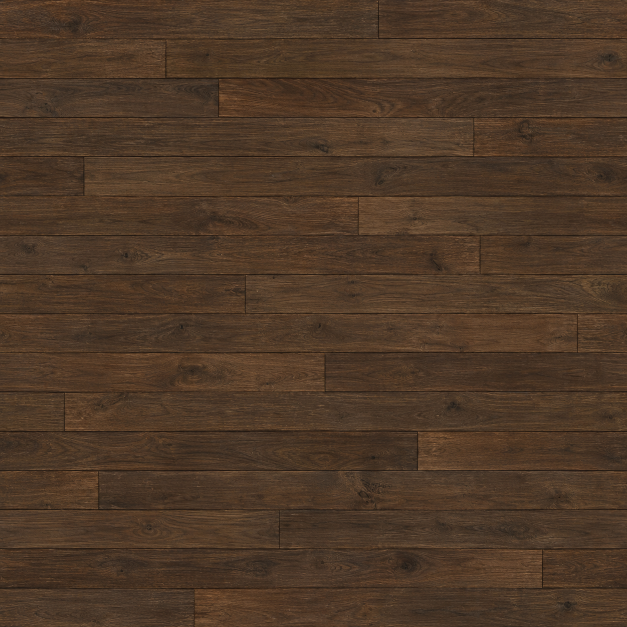
#> input picture docs/art/floor-materials-2026-10-06/floor-walnut-continuous-a.png, 1254 x 1254 px (shown at 1/2 size); its folder holds 5 pictures in this run
$ python prepare_floor_materials.py
#> lines starting #> are read from the running program, lines starting #| are printed output that depends on the picture
"""Prepare runtime floor textures from docs/art/floor-materials-2026-10-06.

The generated sources are 1254 px squares whose repeat edges are close but not
exact. This script softens the wrap seam, resizes to power-of-two for mipmapped
repeat sampling, and cuts the carpet binding down to a whole number of its
leaf repeats so the strip tiles along its length.

    python3 tools/art/prepare_floor_materials.py
"""
from pathlib import Path
from PIL import Image

ROOT = Path(__file__).resolve().parents[2]
SRC = ROOT / "docs/art/floor-materials-2026-10-06"
OUT = ROOT / "Assets/Resources/Art/Floors"
BAND = 10  # source pixels blended toward the shared edge colour


def soften_wrap(im, horizontal=True, vertical=True):
    """Blend the outer pixels toward the mean of opposite edges so the wrap has no step."""
    im = im.copy()
    px = im.load()
    w, h = im.size
    if horizontal:
        for y in range(h):
            mid = tuple((a + b) // 2 for a, b in zip(px[0, y], px[w - 1, y]))
            for k in range(BAND):
                t = (1 - k / BAND) ** 2
                for x in (k, w - 1 - k):
                    px[x, y] = tuple(round(c + (m - c) * t) for c, m in zip(px[x, y], mid))
    if vertical:
        for x in range(w):
            mid = tuple((a + b) // 2 for a, b in zip(px[x, 0], px[x, h - 1]))
            for k in range(BAND):
                t = (1 - k / BAND) ** 2
                for y in (k, h - 1 - k):
                    px[x, y] = tuple(round(c + (m - c) * t) for c, m in zip(px[x, y], mid))
    return im


def main():
    OUT.mkdir(parents=True, exist_ok=True)
    for name in ("floor-walnut-continuous-a", "floor-walnut-continuous-b", "carpet-burgundy-field", "carpet-charcoal-field"):
        im = Image.open(SRC / f"{name}.png").convert("RGB")
#> im is the input picture: PIL image 1254x1254 RGB; mean R, G, B 77.8, 56.6, 39.6
        soften_wrap(im).resize((1024, 1024), Image.LANCZOS).save(OUT / f"{name}.png", optimize=True)
#> the loop in soften_wrap, `for y in range(h):` made 1254 passes
#> mid on passes 1 to 3: (78, 63, 46), (77, 58, 43), (81, 62, 44)
#> the loop in soften_wrap, `for x in range(w):` made 1254 passes
#> mid on passes 1 to 3: (72, 57, 43), (70, 55, 41), (69, 54, 40)
    # Binding: the woven band spans rows 258-998; the leaf motif repeats every
    # 236 px. Four interior repeats avoid the source's mismatched outer edge.
    binding = Image.open(SRC / "carpet-antique-binding.png").convert("RGB").crop((228, 258, 228 + 4 * 236, 998))
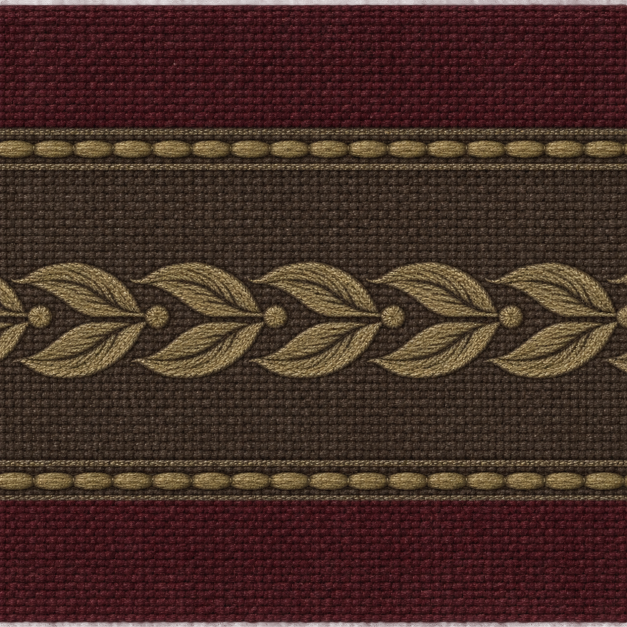
#> input picture docs/art/floor-materials-2026-10-06/carpet-antique-binding.png, 1254 x 1254 px (shown at 1/2 size)
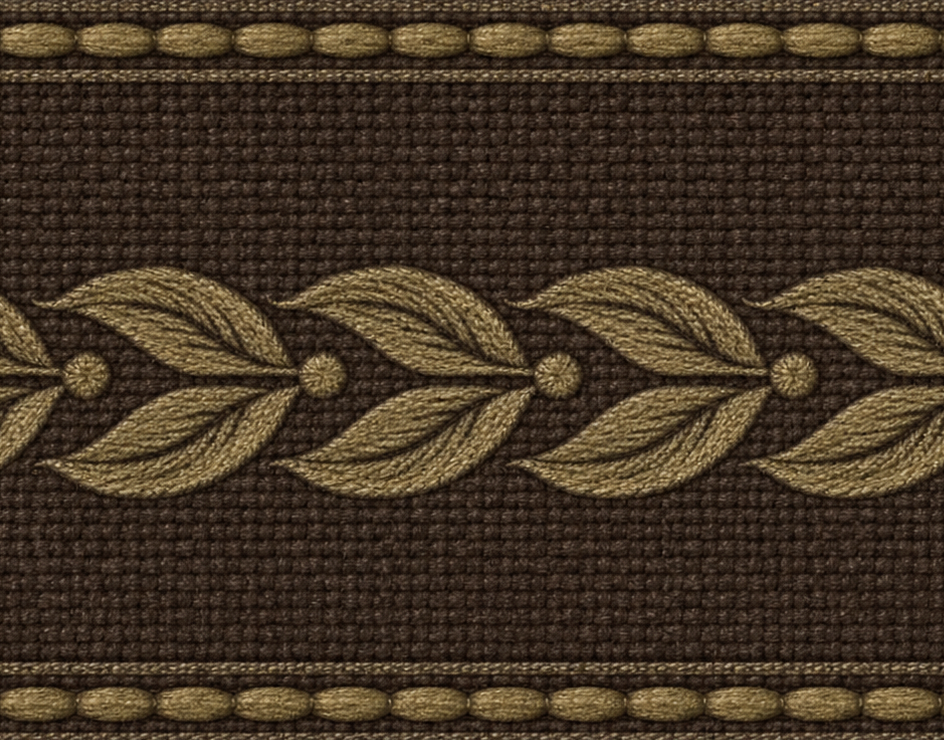
#> binding: PIL image 944x740 RGB; mean R, G, B 67.7, 53.1, 37
    soften_wrap(binding, vertical=False).resize((1024, 256), Image.LANCZOS).save(OUT / "carpet-antique-binding.png", optimize=True)
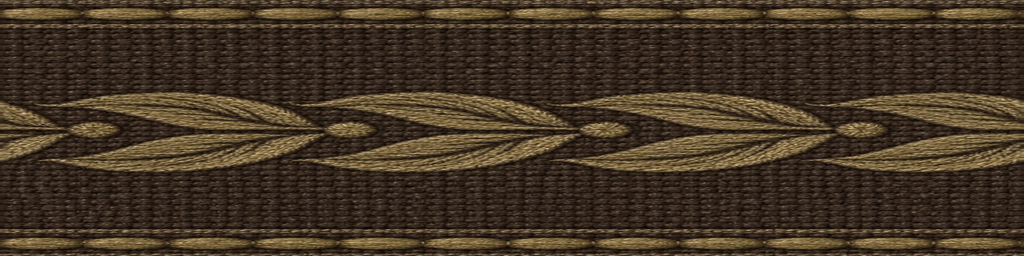
#> saved as carpet-antique-binding.png: PIL image 1024x256 RGB; mean R, G, B 67.7, 53.1, 37


if __name__ == "__main__":
    main()
